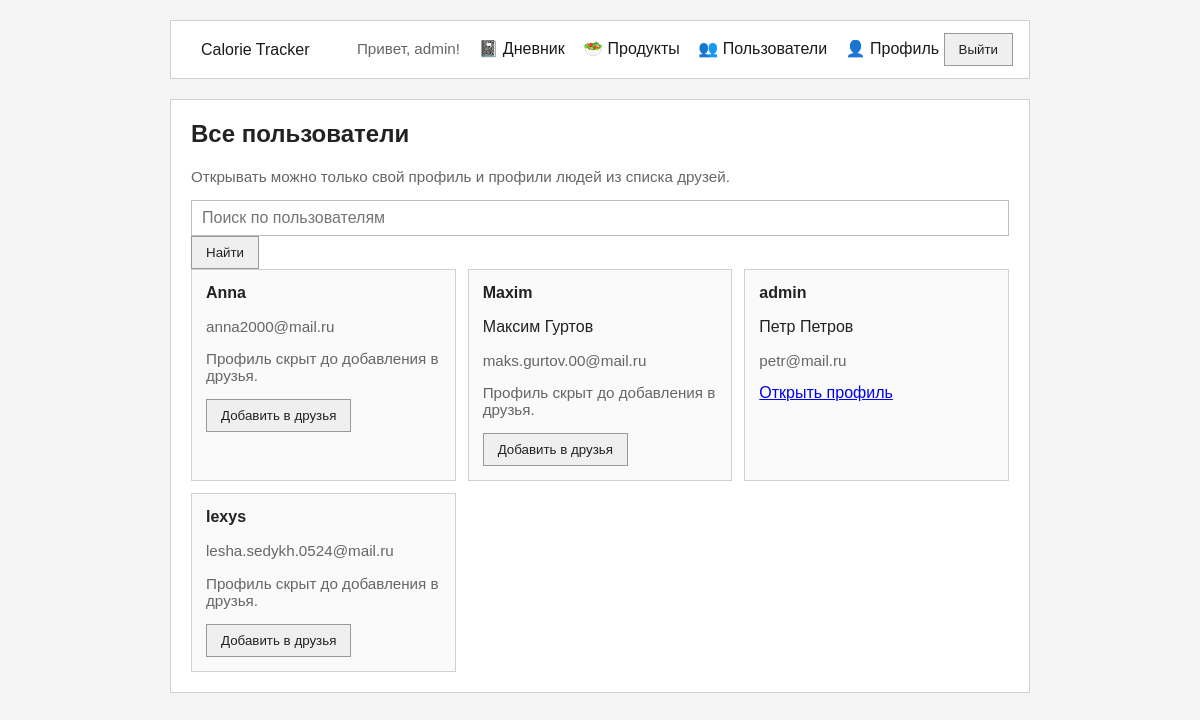
Screenshot of /users/ (signed in) with the database file from the repository.
### accounts/models.py (models this page shows, shortened)
class CustomUser(AbstractUser):
    first_name = models.CharField("Имя", max_length=150, blank=True)
    last_name = models.CharField("Фамилия", max_length=150, blank=True)
    email = models.EmailField("Электронная почта", unique=True)
    phone = models.CharField(
        "Телефон",
        max_length=20,
        unique=True,
        blank=True,
        null=True,
        validators=[
            RegexValidator(
                regex=r"^\+?[\d\s\-()]{7,20}$",
                message="Введите корректный номер телефона.",
            )
        ],
    )
    age = models.PositiveSmallIntegerField("Возраст", blank=True, null=True)
    height = models.PositiveSmallIntegerField("Рост, см", blank=True, null=True)
    weight = models.DecimalField("Вес, кг", max_digits=5, decimal_places=2, blank=True, null=True)
    friends = models.ManyToManyField("self", blank=True)

### accounts/views.py (the view, shortened to what this page needs)
# urls.py: path("users/", users_list_view, name="users_list"),
@login_required
def users_list_view(request):
    query = request.GET.get("q", "").strip()
    users = CustomUser.objects.all().order_by("username")
    friend_ids = set(request.user.friends.values_list("id", flat=True))
    context = {
        "users": users,
        "query": query,
        "friend_ids": friend_ids,
    }
    return render(request, "accounts/users_list.html", context)

### accounts/templates/accounts/users_list.html (shortened to what this page needs)
{% extends "base.html" %}
{% block content %}
<section class="card">
    <h1>Все пользователи</h1>
    <p class="muted">Открывать можно только свой профиль и профили людей из списка друзей.</p>
    <form method="get">
        <input type="text" name="q" value="{{ query }}" placeholder="Поиск по пользователям">
        <button type="submit">Найти</button>
    </form>
    <div class="grid">
        {% for listed_user in users %}
            <div class="user-card">
                <strong>{{ listed_user.username }}</strong>
                <p>{{ listed_user.first_name }} {{ listed_user.last_name }}</p>
                <p class="muted">{{ listed_user.email }}</p>
                {% if listed_user == user or listed_user.id in friend_ids %}
                    <a href="{% url 'accounts:profile_detail' listed_user.username %}">Открыть профиль</a>
                {% else %}
                    <p class="muted">Профиль скрыт до добавления в друзья.</p>
                    <form class="inline-form" method="post" action="{% url 'accounts:add_friend' listed_user.username %}">
                        <button type="submit">Добавить в друзья</button>
                    </form>
                {% endif %}
            </div>
        {% empty %}
            <p>Пользователи не найдены.</p>
        {% endfor %}
    </div>
</section>
{% endblock %}

### templates/base.html (shortened to what this page needs)
<!DOCTYPE html>
<html lang="ru">
<head>
</head>
<body>
    <div class="page">
        <nav class="nav">
            <strong><a href="{% url 'accounts:home' %}">Calorie Tracker</a></strong>
            <div>
                {% if user.is_authenticated %}
                    <span class="muted">Привет, {{ user.username }}!</span>
                    <a href="{% url 'diary:diary' %}">📓 Дневник</a>
                    <a href="{% url 'products:list' %}">🥗 Продукты</a>
                    <a href="{% url 'accounts:users_list' %}">👥 Пользователи</a>
                    <a href="{% url 'accounts:profile' %}">👤 Профиль</a>
                    <form class="inline-form" method="post" action="{% url 'accounts:logout' %}" style="display: inline;">
                        <button type="submit">Выйти</button>
                    </form>
                {% else %}
                    <a href="{% url 'accounts:login' %}">Войти</a>
                    <a href="{% url 'accounts:register' %}">Регистрация</a>
                    <a href="{% url 'accounts:password_reset' %}">Восстановить пароль</a>
                {% endif %}
            </div>
        </nav>
        {% block content %}{% endblock %}
    </div>
</body>
</html>

### templates/base.html (style rules this page uses)
* { box-sizing: border-box; }
body { margin: 0; font-family: Arial, sans-serif; background: #f5f5f5; color: #222; }
.page { max-width: 900px; margin: 0 auto; padding: 20px; }
.nav { display: flex; justify-content: space-between; align-items: center; gap: 12px; padding: 12px 16px; margin-bottom: 20px; background: #ffffff; border: 1px solid #d0d0d0; }
.nav a { color: #1a1a1a; text-decoration: none; font-weight: 400; margin-left: 14px; }
.nav strong { font-size: 1rem; }
.card { background: #ffffff; border: 1px solid #d0d0d0; padding: 20px; margin-bottom: 20px; }
.grid { display: grid; grid-template-columns: repeat(auto-fit, minmax(220px, 1fr)); gap: 12px; }
h1, h2 { margin-top: 0; }
input { padding: 8px 10px; border: 1px solid #bdbdbd; font-size: 1rem; background: #fff; width: 100%; }
button, .button-link { display: inline-block; padding: 8px 14px; border: 1px solid #999; background: #efefef; color: #222; text-decoration: none; font-weight: 400; cursor: pointer; }
.helptext, .muted { color: #666; font-size: 0.95rem; }
.inline-form { margin: 0; }
.user-card { padding: 14px; border: 1px solid #d0d0d0; background: #fafafa; }

### rows the page displays
CustomUser: username "admin", first_name "Петр", last_name "Петров", email "petr@mail.ru", shows "Открыть профиль"
CustomUser: username "Anna", email "anna2000@mail.ru", shows "Профиль скрыт до добавления в друзья."
CustomUser: username "Maxim", first_name "Максим", last_name "Гуртов", email "maks.gurtov.00@mail.ru", shows "Профиль скрыт до добавления в друзья."
CustomUser: username "lexys", email "lesha.sedykh.0524@mail.ru", shows "Профиль скрыт до добавления в друзья."
